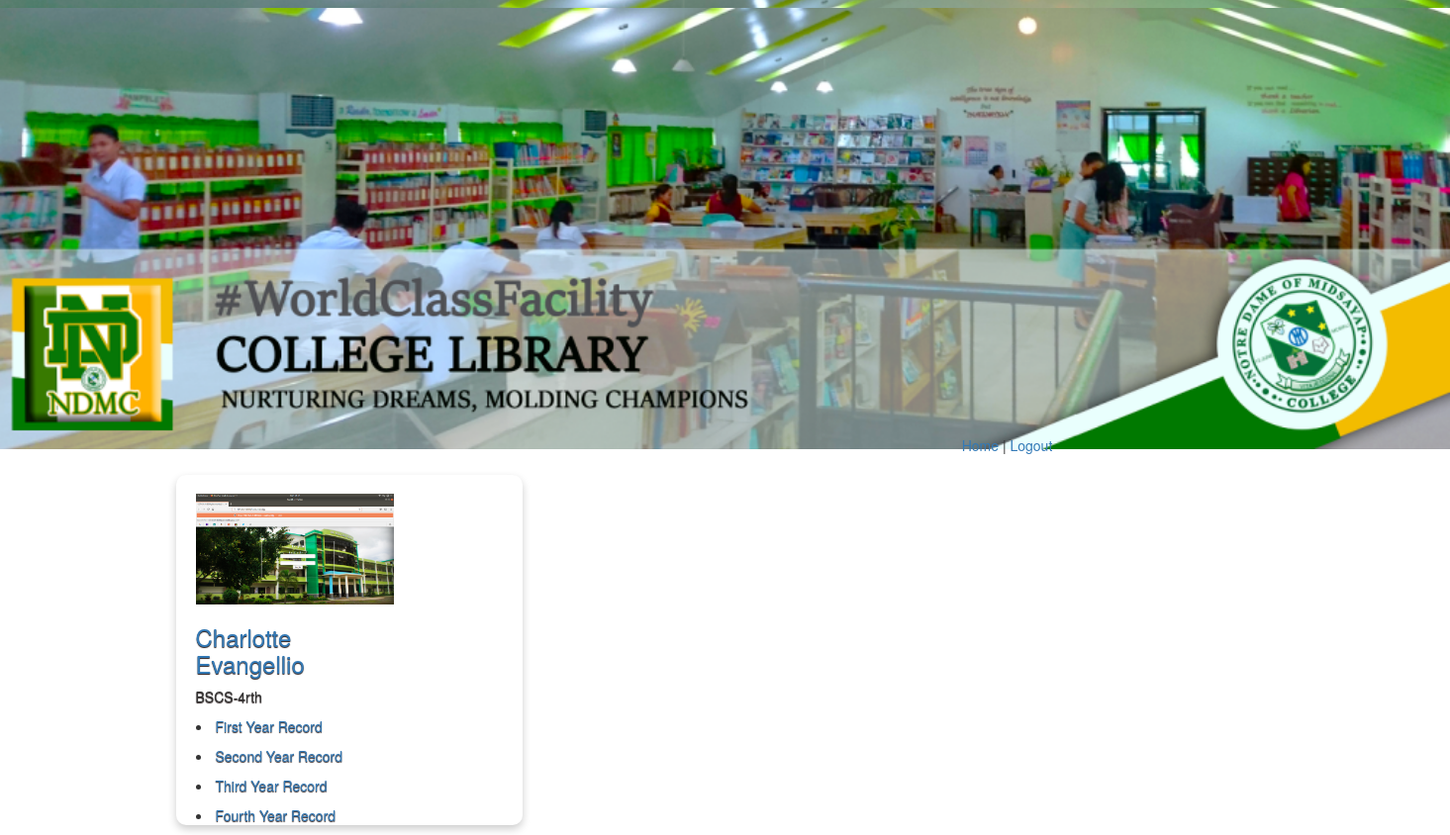
The page /user/bscsfourth/ (signed in) on the database its author committed.
### myuser/models.py (models this page shows, shortened)
class MyUser(AbstractBaseUser):
    email = models.EmailField(
        verbose_name='email address',
        max_length=255,
        unique=True,
    )
    Student_profile =   models.ImageField(upload_to = 'static/media')
    last_name      =    models.CharField(max_length=100)
    first_name     =   models.CharField(max_length=100)
    MI             =   models.CharField(max_length=200)
    Gender = (
        ('Male', 'Male'),
        ('Female', 'Female'),
    )
    Sex             =   models.CharField(max_length=6, choices=Gender, blank=True, default=True)
    date_of_birth   =   models.DateField()
    Age             =   models.CharField(max_length=20)
    course          =   models.ForeignKey(Course,on_delete=models.SET_NULL, null=True)
    years = (
        ('1st', '1st'),
        ('2nd', '2nd'),
        ('3rd', '3rd'),
        ('4rth', '4rth'),
    )
    Year            = models.CharField(max_length=6, choices=years, blank=True, default=True)
    objects         = MyUserManager()
    is_active       = models.BooleanField(default=True)
    is_admin        = models.BooleanField(default=False)
    is_faculty      = models.BooleanField(default=False)
    is_student      = models.BooleanField(default=False)
    USERNAME_FIELD = 'email'
    REQUIRED_FIELDS = ['date_of_birth']

### course/models.py (models this page shows, shortened)
class Course(models.Model):
	course_name  	=  models.CharField(max_length=100)
	description 	=  models.TextField(max_length=500)
	Department	 =     models.ForeignKey('department' ,on_delete=models.SET_NULL, null=True)
	def __str__(self):
		return '%s' % (self.course_name  )

### myuser/views.py (the view)
@method_decorator([login_required, teacher_required], name='dispatch')
class bscsfourth(generic.ListView):
	def get(self, request):
		query = self.request.GET.get('q')
		students = MyUser.objects.filter(course__course_name__contains='BSCS',Year__contains='4rth')
		context = {'students':students,}
		return render(request, "student_list4.html", context)

### myuser/templates/student_list4.html (shortened to what this page needs)
{% extends "base.html" %}
{% block content %}
{% load staticfiles %}
<link rel="stylesheet" href="{% static 'css/bootstrap.min.css' %}">
<link rel="stylesheet" href="{% static 'css/image.css' %}">
<link rel="stylesheet" href="{% static 'css/cards.css' %}">
<body>
	<br></br>
	<br></br>
	<br></br>
	<br></br>
	<br></br>
	<br></br>
	<br></br>
	<br></br>
	<br></br>
	<br></br>
		<br></br>
 {% include 'snippets/nav.html'%}
	<br></br>
				{% for obj in students %}
<div class="col-md-4" >
	<div class="card" style="margin-left: 0px;padding-right: 122px;padding-top: 19px;padding-bottom: 0px;" >
			<div>
 	 		<p><img src="{{  obj.MEDIA_URL }}{{obj.Student_profile.url}}" width="200px"></p>
 			<h3><a href="/grades/student/Year/">{{  obj.first_name }} {{ obj.last_name }}</a></h3>
 			<p>{{obj.course}}-{{obj.Year}}</p>
  <p><li><a href='{% url "grade:detail1" last_name=obj.last_name %}'   role="button">First Year Record</a></li></p>
 <p><li><a href='{% url "grade:detail2" last_name=obj.last_name %}'   role="button">Second Year Record</a></li></p>
  <p><li><a href='{% url "grade:detail3" last_name=obj.last_name  %}'   role="button">Third Year Record</a></li></p>
 <p><li><a href='{% url "grade:detail4" last_name=obj.last_name  %}'   role="button">Fourth Year Record</a></li></p>
 		</div>
</div>
</div>
	{% endfor %}
 	{% endblock %}

### templates/static/css/image.css (style rules this page uses)
body, html { height: 100%; margin: 0; }
html, body { background-image: url(img/ndmc.png); height: 10%; background-position: center; background-repeat: no-repeat; background-size: cover; }

### templates/static/css/cards.css (style rules this page uses)
.card { background-color: white; box-shadow: 0 4px 8px 0 rgba(0, 0, 0, 0.2); max-width: 380px; margin:auto; transition: 0.3s; border-radius: 10px; text-shadow: 0 .05rem .1rem rgba(15, 2, 2, 0.92); padding-left: 20px; }

### rows shown on the page
MyUser: Student_profile (picture), first_name "Charlotte", last_name "Evangellio", course "BSCS", Year "4rth"
